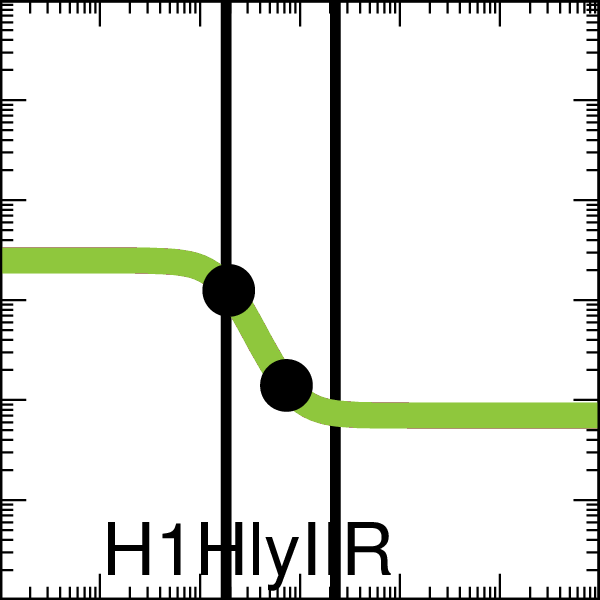

Recreate this plot in gnuplot.

set output "demo_FixedGatesDigital0x00_001_A000_xfer_model_H1_HlyIIR.eps"
set terminal postscript eps enhanced color "Helvetica, 35" size 2,2
set logscale x
set logscale y
set lmargin screen 0.0
set rmargin screen 1.0
set tmargin screen 1.0
set bmargin screen 0.0
set size ratio 1.0
set border linewidth 2
set tics scale 2
set mxtics 10
set mytics 10
set key bottom left
set key samplen -1
set xrange [0.001:1000.0]
set yrange [0.001:1000.0]
set format y "10^{%L}"    
set format x "10^{%L}"    
set format x ""    
set xlabel '00010001'
set arrow from 0.18227320212457332,0.001 to 0.18227320212457332,1000.0 nohead lw 10 lt 2 lc rgb '#000000'
set arrow from 2.264016554781469,0.001 to 2.264016554781469,1000.0 nohead lw 10 lt 2 lc rgb '#000000'
ymin = 0.07
ymax = 2.5
K = 0.19
n = 2.6
set dummy x

plot ymin+(ymax-ymin)/(1.0+(x/K)**n) lw 25 lc rgb '#8FC73E' title 'H1HlyIIR',\
 "<echo '1 2'" using (0.194258377):(1.2500000037910632)  with points pt 7 ps 4 lc rgb 'black' notitle,\
 "<echo '1 2'" using (0.735147282):(0.1400000000187563)  with points pt 7 ps 4 lc rgb 'black' notitle
